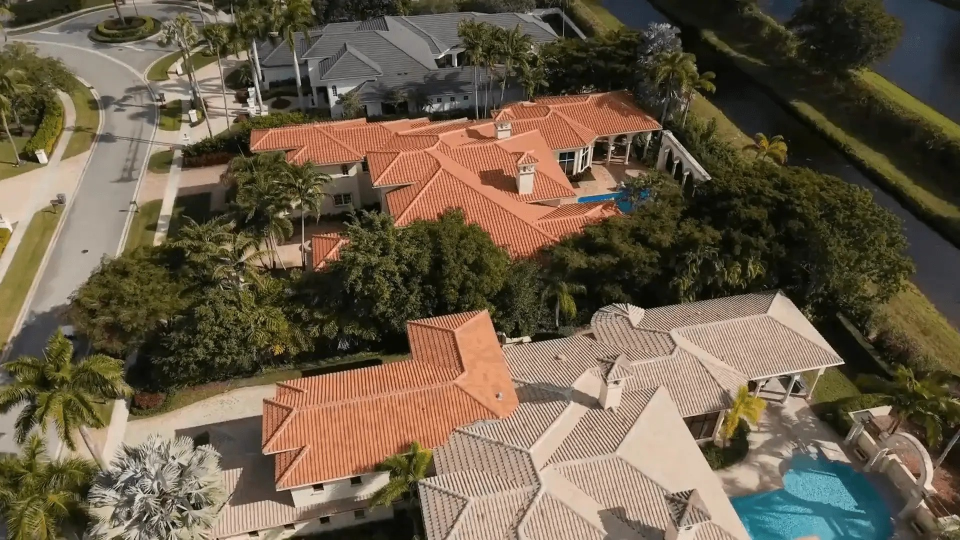
#> input picture sk-quality-roofing-review-posts/business/photos/aerial-01.jpg, 1920 x 1080 px (shown at 1/2 size)
$ python -i make_posts.py   (imports and definitions only)
#> lines starting #> are read from the running program, lines starting #| are printed output that depends on the picture
#!/usr/bin/env python3
"""Make Instagram review posts (1080x1350 PNG) + captions + approval sheet.

Works for any business. Needs only Python 3 and Pillow (`pip install pillow`).
Default fonts are bundled in ./fonts; the brand's own fonts go in <business folder>/fonts/.

  python3 make_posts.py --folder "<business folder>" reviews.json [--template auto|bubble|hero|solid]
                        [--carousel off|long-only|always] [--include-seen]
  python3 make_posts.py --folder "<business folder>" --preview [reviews.json]
      -> <business folder>/setup-previews/: one sample post per layout, to pick a look during setup

<business folder> holds settings.json, the logo file, photos/ and (optional) fonts/.
reviews.json is a list of:
  {"source": "Google", "name": "Sam P.", "date": "Jul 2026",
   "quote": "full review, word for word",
   "excerpt": "optional: best sentences, word for word (used for short/teaser slides)",
   "hl": "optional: short phrase to highlight, word for word",
   "edits": [{"from": "REMOVED and REMOVED", "to": "Two reps"}],   # only for names the site blurred (BBB)
   "caption": "post caption",
   "photo": "optional: photo the reviewer posted with the review (path inside the business folder);
             used as this post's background instead of the rotation"}
Output: <business folder>/posts/<date>/ with PNGs, captions.md, approval.csv
"""
from __future__ import annotations

import argparse
import csv
import datetime as dt
import hashlib
import json
import re
import sys
from pathlib import Path

try:
    from PIL import Image, ImageDraw, ImageFilter, ImageFont, ImageOps
except ImportError:
    sys.exit("Pillow is missing. Run: pip install pillow")

HERE = Path(__file__).resolve().parent
FONTS = HERE / "fonts"
W, H = 1080, 1350
PHOTO_EXT = {".jpg", ".jpeg", ".png", ".webp"}
DEFAULT_COLORS = {"dark": "#0c3455", "darker": "#071f35", "accent": "#cb972b", "accent_light": "#e2b04a"}


# ---------------------------------------------------------------- fonts
# Roles -> bundled default. settings.json "fonts" can point any role at a file in <business folder>/fonts/.
DEFAULT_FONTS = {"head": "PlayfairDisplay.ttf", "head_italic": "PlayfairDisplay-Italic.ttf",
                 "body": "Poppins-Regular.ttf", "body_bold": "Poppins-SemiBold.ttf",
                 "body_light": "Poppins-Light.ttf", "label": "Raleway.ttf"}
FALLBACK_ROLE = {"head_italic": "head", "body_bold": "body", "body_light": "body", "label": "body_bold"}
FONT_FILES: dict[str, Path] = {k: FONTS / v for k, v in DEFAULT_FONTS.items()}
_cache: dict = {}


# [26 lines left out: functions set_fonts, font, not called in this run]


def serif(size, italic=False, weight=400):
    return font("head_italic" if italic else "head", size, weight)


def sans(size, style="Regular"):
    return font({"Regular": "body", "SemiBold": "body_bold", "Light": "body_light"}[style], size,
                {"Regular": 400, "SemiBold": 600, "Light": 300}[style])


def label_font(size, weight=700):
    return font("label", size, weight)


# ---------------------------------------------------------------- helpers
def rgb(hex_: str, a: int = 255):
    h = hex_.lstrip("#")
    return (int(h[0:2], 16), int(h[2:4], 16), int(h[4:6], 16), a)


def words(s: str) -> int:
    return len(s.split())


# [24 lines left out: functions cover, vgradient, not called in this run]


def logo_on_dark(path: Path, style: str = "white") -> Image.Image:
    """Logo for dark backgrounds. "white" (default) = all-white version, works with transparent or
    white-background logos. "original" = full color, only for logos that already read well on dark."""
#> called with path = '../business/photos/aerial-01.jpg', style = 'white'
    img = Image.open(path).convert("RGBA")
    if style == "original":
        bbox = img.getchannel("A").getbbox()
        return img.crop(bbox) if bbox else img
    alpha = img.getchannel("A")
#> alpha: PIL image 1920x1080 L; every value is 255
    if alpha.getextrema() == (255, 255):  # no transparency: treat light pixels as background
        lum = img.convert("L")
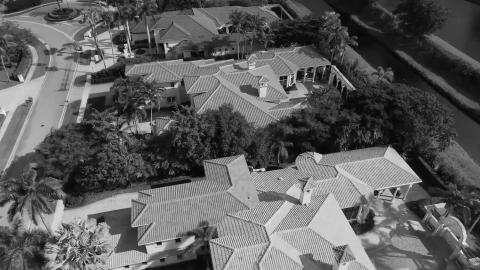
#> lum: PIL image 1920x1080 L (shown at 1/4 size); min 0, max 252, mean 94.3
        alpha = lum.point(lambda v: 0 if v > 235 else min(255, (235 - v) * 3))
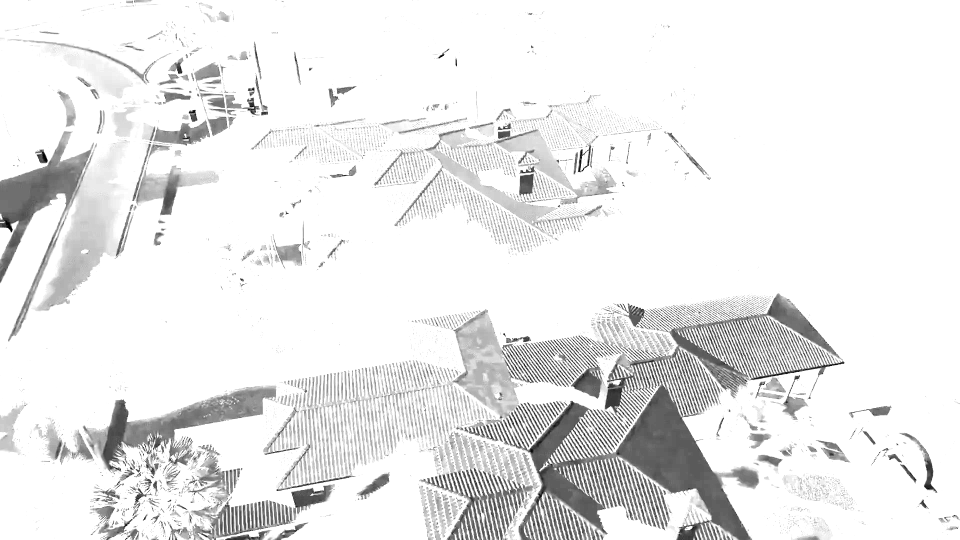
#> alpha: PIL image 1920x1080 L (shown at 1/2 size); min 0, max 255, mean 234
    white = Image.new("RGBA", img.size, (255, 255, 255, 255))
#> white: PIL image 1920x1080 RGBA; every value is 255
    white.putalpha(alpha)
    bbox = alpha.getbbox()
#> bbox = (0, 0, 1920, 1080)
    return white.crop(bbox) if bbox else white


# [47 lines left out: functions paste_h, star, stars, _digit_font, spaced, not called in this run]


def spaced_len(text, fnt, spacing):
    dfont = _digit_font(fnt)
    return sum((dfont if c.isdigit() else fnt).getlength(c) for c in text) + spacing * (len(text) - 1)


# ---------------------------------------------------------------- rich text (one highlighted phrase)
# [41 lines left out: functions tokens, layout_lines, not called in this run]


def ellipsize(s: str) -> str:
    return re.sub(r"\.+$", "…", s) if s.endswith(".") else s + " …"


# [126 lines left out: functions fit_text, draw_lines, hero, bubble, solid, not called in this run]


LAYOUT_FN = {"hero": lambda bg, lw, c, r, t: hero(bg, lw, c, r), "bubble": bubble, "solid": solid}


# ---------------------------------------------------------------- batch
# [149 lines left out: functions review_key, apply_edits, mix_order, first_sentences, main, not called in this run]


SAMPLE = {"source": "Google", "name": "Sam P.",
          "quote": "They showed up on time, explained every step, and left the place spotless. Best experience we have had with any company.",
          "hl": "left the place spotless"}
SAMPLE_LONG = {"source": "Google", "name": "Jordan K.",
               "quote": ("From the first call to the final walkthrough, the whole team was professional and easy to work with. "
                         "They gave us a clear quote with no surprises, finished a day early, and cleaned up so well you would never know they had been here. "
                         "When we had a small question a week later, they came back the same day. We have already recommended them to three neighbors."),
               "hl": "finished a day early"}


# [30 lines left out: function preview, not called in this run]


# [2 lines not run here, left out]

>>> result = logo_on_dark('../business/photos/aerial-01.jpg')

$ run again, on sk-quality-roofing-review-posts/business/photos/aerial-05.jpg
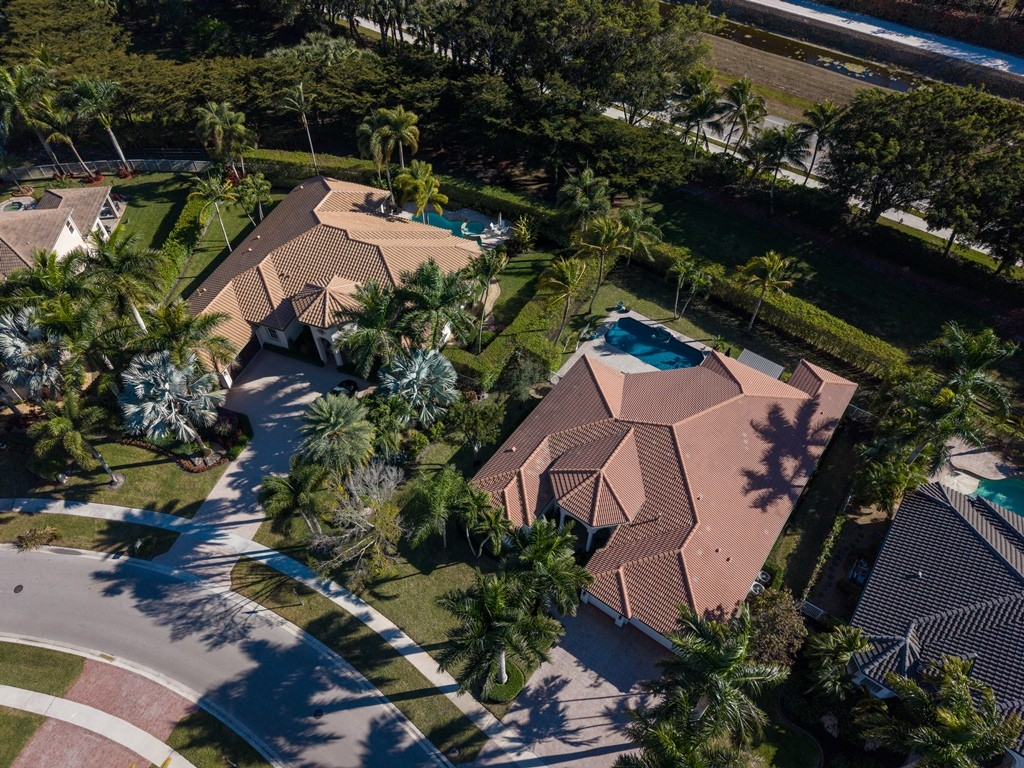
#> input picture sk-quality-roofing-review-posts/business/photos/aerial-05.jpg, 1024 x 768 px
#> in logo_on_dark, `lum = img.convert("L")`:
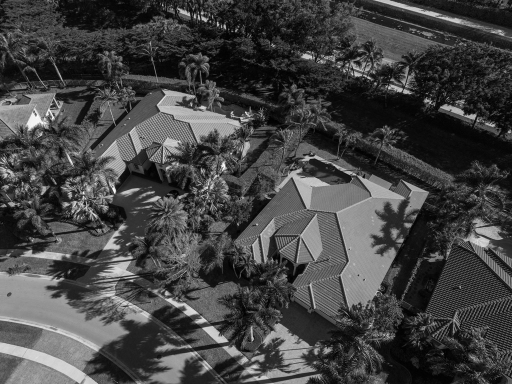
#> lum: PIL image 1024x768 L (shown at 1/2 size); min 0, max 255, mean 67.8
#> in logo_on_dark, `alpha = lum.point(lambda v: 0 if v > 235 else min(255, (235 - v) * 3))`:
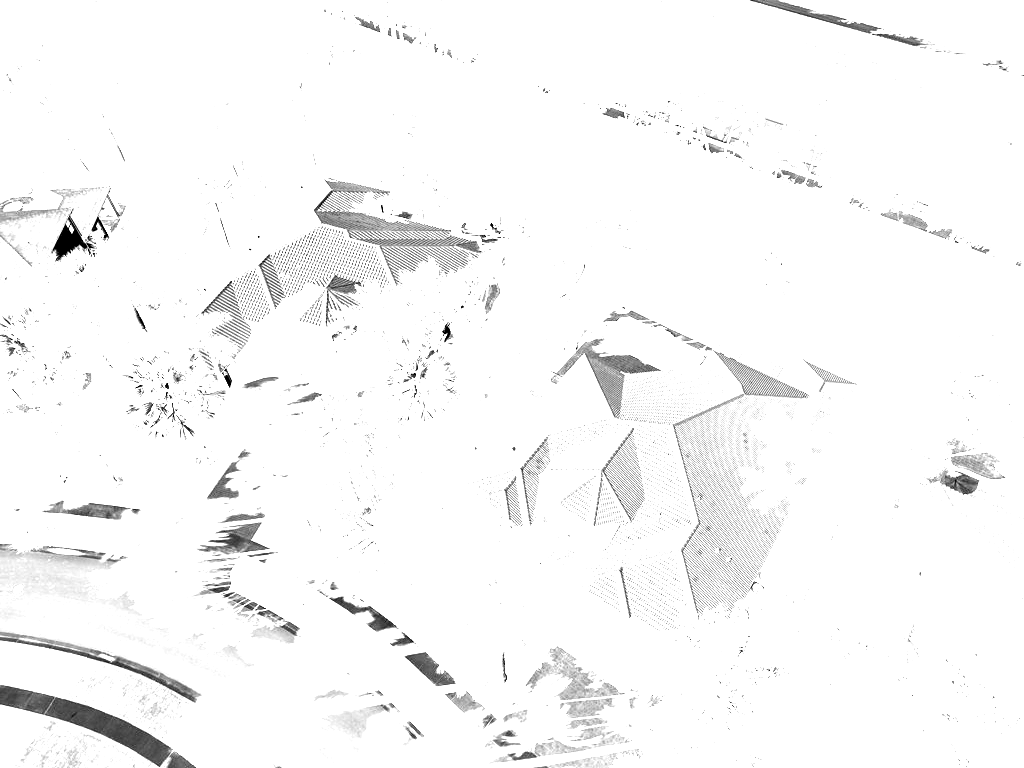
#> alpha: PIL image 1024x768 L; min 0, max 255, mean 247.9
#> bbox = (0, 0, 1024, 768)

$ run again, on sk-quality-roofing-review-posts/business/photos/aerial-06.jpg
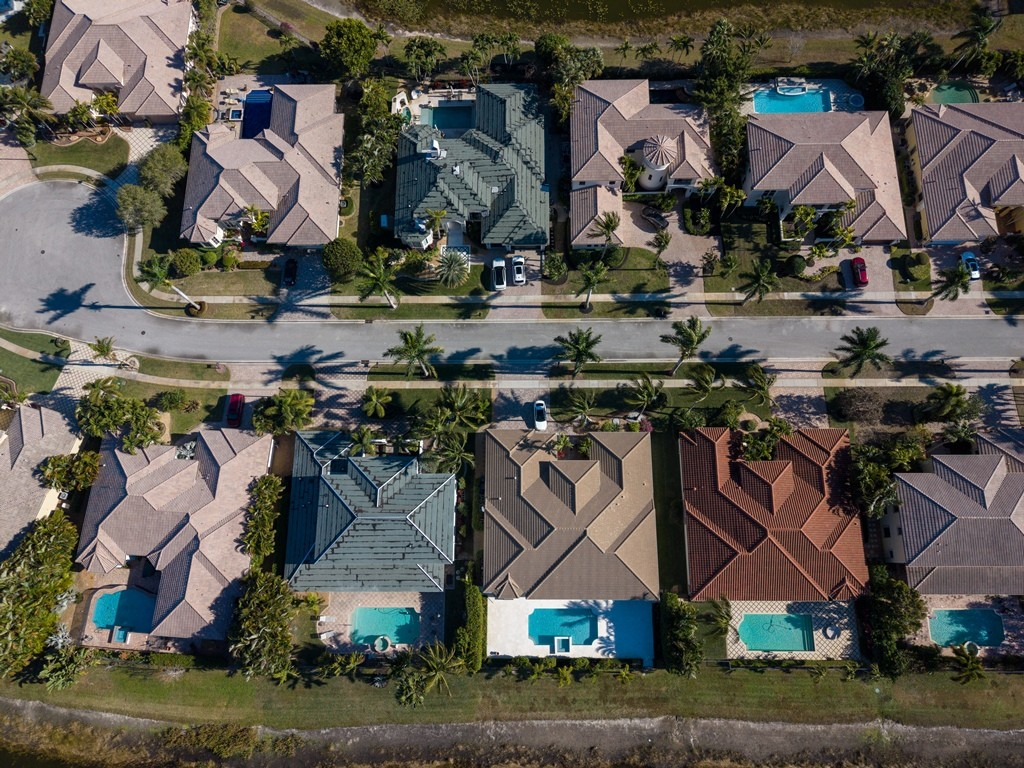
#> input picture sk-quality-roofing-review-posts/business/photos/aerial-06.jpg, 1024 x 768 px
#> in logo_on_dark, `lum = img.convert("L")`:
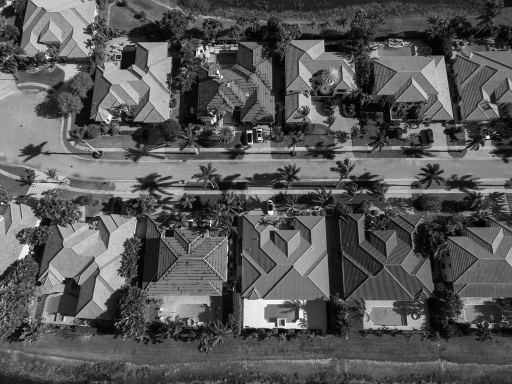
#> lum: PIL image 1024x768 L (shown at 1/2 size); min 0, max 255, mean 88.2
#> in logo_on_dark, `alpha = lum.point(lambda v: 0 if v > 235 else min(255, (235 - v) * 3))`:
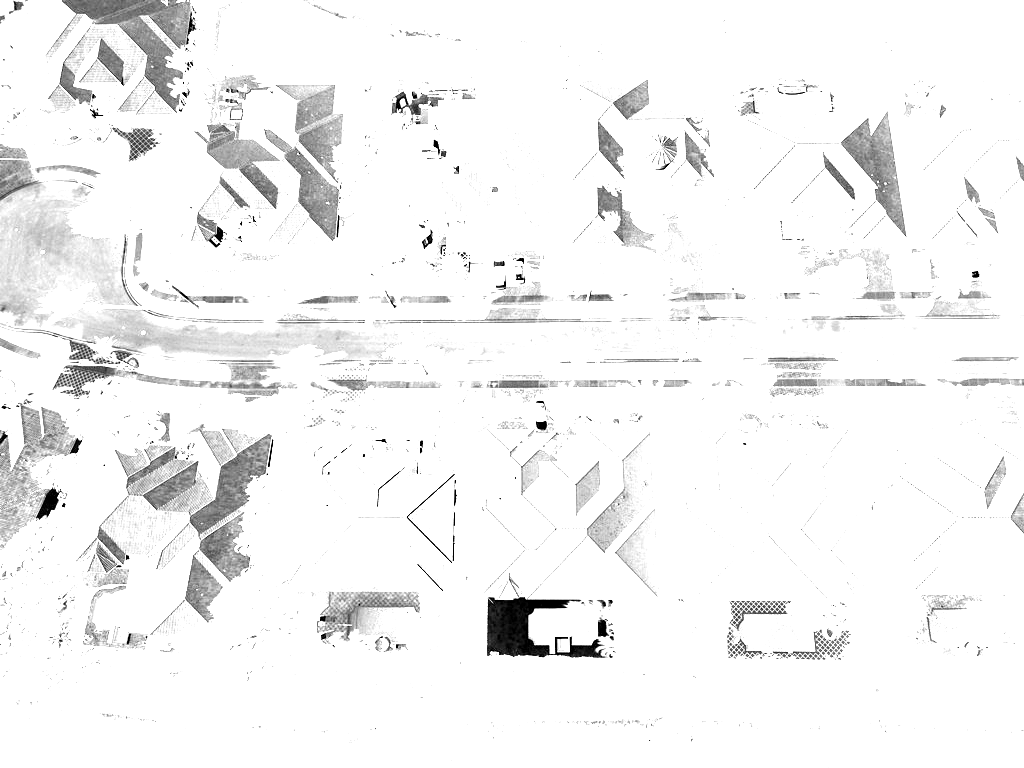
#> alpha: PIL image 1024x768 L; min 0, max 255, mean 243.5
#> bbox = (0, 0, 1024, 768)
